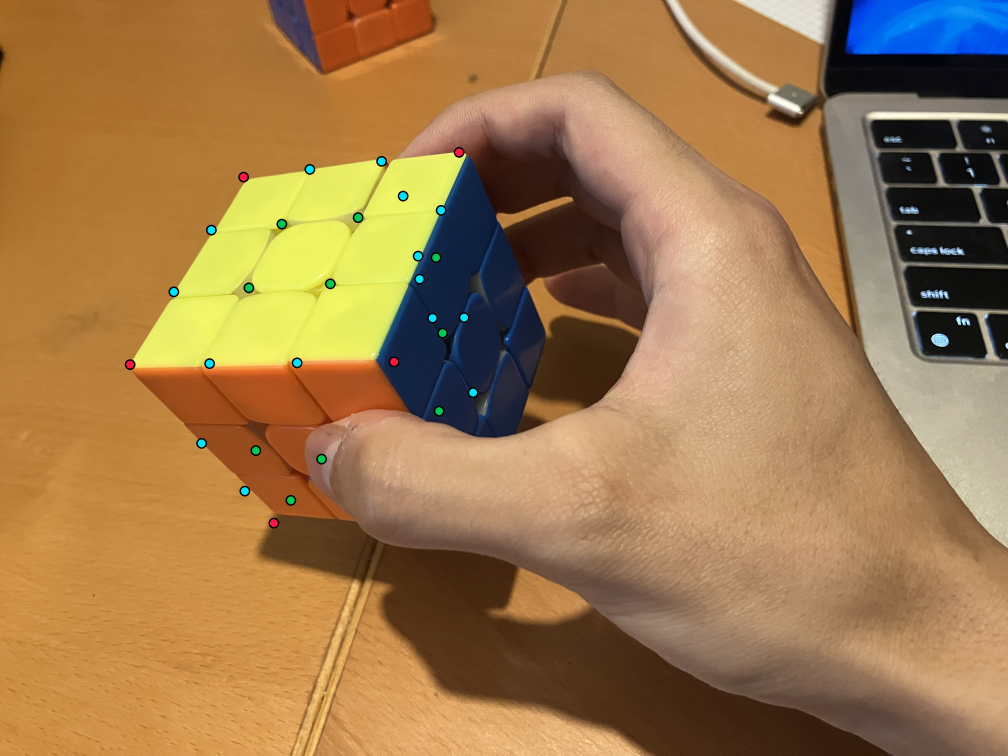
#> input picture IMG_9046_cube_points_all_visible.jpg, 4032 x 3024 px, given in place of the camera (shown at 1/4 size)
$ python test_canny_straight_lines.py
#> lines starting #> are read from the running program, lines starting #| are printed output that depends on the picture; after the words box and inside, x2 and y2 are one past the last pixel; in counts of white or black regions, pixels touching at a corner belong together
"""Visual test for Canny-backed straight, continuous line evidence.

This script is intentionally separate from the recognition pipeline. It opens an
image, video, or webcam source, runs Canny, asks probabilistic Hough for straight
line candidates, then keeps only candidates with enough edge pixels along the
segment and no large unsupported gap.
"""

from __future__ import annotations

import argparse
from dataclasses import dataclass
from pathlib import Path

import cv2
import numpy as np


WINDOW_NAME = "canny straight-line evidence"
TRACKBAR_WINDOW = "line filter controls"


@dataclass(frozen=True)
class LineFilterSettings:
    blur_kernel: int
    canny_low: int
    canny_high: int
    hough_threshold: int
    min_line_length: int
    max_line_gap: int
    min_edge_support: float
    max_missing_gap: int
    sample_step: float


@dataclass(frozen=True)
class ScoredLine:
    endpoints: tuple[int, int, int, int]
    support: float
    longest_gap: int
    accepted: bool


def parse_source(source: str) -> int | str:
    source = source.strip().strip("\"'").strip()
    return int(source) if source.isdigit() else source


def odd_kernel(value: int) -> int:
    value = max(1, int(value))
    return value if value % 2 == 1 else value + 1


def clamp_percent(value: int) -> float:
    return max(0.0, min(100.0, float(value))) / 100.0


def create_trackbars(defaults: LineFilterSettings) -> None:
    cv2.namedWindow(TRACKBAR_WINDOW, cv2.WINDOW_NORMAL)
    cv2.resizeWindow(TRACKBAR_WINDOW, 420, 360)
    cv2.createTrackbar("blur", TRACKBAR_WINDOW, defaults.blur_kernel, 31, lambda _value: None)
    cv2.createTrackbar("canny low", TRACKBAR_WINDOW, defaults.canny_low, 255, lambda _value: None)
    cv2.createTrackbar("canny high", TRACKBAR_WINDOW, defaults.canny_high, 255, lambda _value: None)
    cv2.createTrackbar(
        "hough votes",
        TRACKBAR_WINDOW,
        defaults.hough_threshold,
        200,
        lambda _value: None,
    )
    cv2.createTrackbar(
        "min length",
        TRACKBAR_WINDOW,
        defaults.min_line_length,
        400,
        lambda _value: None,
    )
    cv2.createTrackbar(
        "hough gap",
        TRACKBAR_WINDOW,
        defaults.max_line_gap,
        120,
        lambda _value: None,
    )
    cv2.createTrackbar(
        "support %",
        TRACKBAR_WINDOW,
        int(round(defaults.min_edge_support * 100)),
        100,
        lambda _value: None,
    )
    cv2.createTrackbar(
        "max gap px",
        TRACKBAR_WINDOW,
        defaults.max_missing_gap,
        120,
        lambda _value: None,
    )


def read_trackbar_settings(defaults: LineFilterSettings) -> LineFilterSettings:
    canny_low = cv2.getTrackbarPos("canny low", TRACKBAR_WINDOW)
    canny_high = cv2.getTrackbarPos("canny high", TRACKBAR_WINDOW)
    if canny_low > canny_high:
        canny_low, canny_high = canny_high, canny_low

    return LineFilterSettings(
        blur_kernel=odd_kernel(cv2.getTrackbarPos("blur", TRACKBAR_WINDOW)),
        canny_low=canny_low,
        canny_high=max(canny_high, canny_low + 1),
        hough_threshold=max(1, cv2.getTrackbarPos("hough votes", TRACKBAR_WINDOW)),
        min_line_length=max(1, cv2.getTrackbarPos("min length", TRACKBAR_WINDOW)),
        max_line_gap=max(0, cv2.getTrackbarPos("hough gap", TRACKBAR_WINDOW)),
        min_edge_support=clamp_percent(cv2.getTrackbarPos("support %", TRACKBAR_WINDOW)),
        max_missing_gap=max(0, cv2.getTrackbarPos("max gap px", TRACKBAR_WINDOW)),
        sample_step=defaults.sample_step,
    )


def sample_line_pixels(
    edge_image: np.ndarray,
    x1: int,
    y1: int,
    x2: int,
    y2: int,
    sample_step: float,
) -> np.ndarray:
    length = float(np.hypot(x2 - x1, y2 - y1))
    sample_count = max(2, int(round(length / max(0.25, sample_step))) + 1)
    xs = np.rint(np.linspace(x1, x2, sample_count)).astype(np.int32)
    ys = np.rint(np.linspace(y1, y2, sample_count)).astype(np.int32)
    xs = np.clip(xs, 0, edge_image.shape[1] - 1)
    ys = np.clip(ys, 0, edge_image.shape[0] - 1)
    return edge_image[ys, xs] > 0


def longest_false_run(values: np.ndarray) -> int:
    longest = 0
    current = 0
    for value in values:
        if value:
            current = 0
            continue
        current += 1
        longest = max(longest, current)
    return longest


def score_lines(
    edge_image: np.ndarray,
    lines: np.ndarray | None,
    settings: LineFilterSettings,
) -> list[ScoredLine]:
    if lines is None:
        return []

    scored_lines: list[ScoredLine] = []
    max_gap_samples = int(round(settings.max_missing_gap / max(0.25, settings.sample_step)))
    for raw_line in lines.reshape(-1, 4):
        x1, y1, x2, y2 = (int(value) for value in raw_line)
        edge_samples = sample_line_pixels(edge_image, x1, y1, x2, y2, settings.sample_step)
        support = float(np.mean(edge_samples)) if edge_samples.size else 0.0
        longest_gap = longest_false_run(edge_samples)
        accepted = support >= settings.min_edge_support and longest_gap <= max_gap_samples
        scored_lines.append(
            ScoredLine(
                endpoints=(x1, y1, x2, y2),
                support=support,
                longest_gap=int(round(longest_gap * settings.sample_step)),
                accepted=accepted,
            )
        )
    return scored_lines


def build_edges(frame: np.ndarray, settings: LineFilterSettings) -> np.ndarray:
    gray = cv2.cvtColor(frame, cv2.COLOR_BGR2GRAY)
    if settings.blur_kernel > 1:
        gray = cv2.GaussianBlur(gray, (settings.blur_kernel, settings.blur_kernel), 0)
    return cv2.Canny(gray, settings.canny_low, settings.canny_high)


def detect_scored_lines(frame: np.ndarray, settings: LineFilterSettings) -> tuple[np.ndarray, list[ScoredLine]]:
    edges = build_edges(frame, settings)
    lines = cv2.HoughLinesP(
        edges,
        rho=1,
        theta=np.pi / 180.0,
        threshold=settings.hough_threshold,
        minLineLength=settings.min_line_length,
        maxLineGap=settings.max_line_gap,
    )
    return edges, score_lines(edges, lines, settings)


def draw_overlay(frame: np.ndarray, edges: np.ndarray, lines: list[ScoredLine], show_rejected: bool) -> np.ndarray:
    edge_overlay = cv2.cvtColor(edges, cv2.COLOR_GRAY2BGR)
    edge_overlay[:, :, 0] = np.maximum(edge_overlay[:, :, 0], edges)
    combined = cv2.addWeighted(frame, 0.72, edge_overlay, 0.35, 0)

    accepted_count = 0
    for line in sorted(lines, key=lambda item: item.support):
        x1, y1, x2, y2 = line.endpoints
        if not line.accepted and not show_rejected:
            continue
        color = (40, 220, 60) if line.accepted else (70, 70, 220)
        thickness = 2 if line.accepted else 1
        cv2.line(combined, (x1, y1), (x2, y2), color, thickness, cv2.LINE_AA)
        if line.accepted:
            accepted_count += 1
            cv2.circle(combined, (x1, y1), 3, (255, 255, 255), -1, cv2.LINE_AA)
            cv2.circle(combined, (x2, y2), 3, (255, 255, 255), -1, cv2.LINE_AA)

    label = f"accepted {accepted_count}/{len(lines)}  q/esc quit  space pause  s save"
    cv2.rectangle(combined, (8, 8), (8 + 520, 42), (0, 0, 0), -1)
    cv2.putText(
        combined,
        label,
        (18, 31),
        cv2.FONT_HERSHEY_SIMPLEX,
        0.64,
        (255, 255, 255),
        1,
        cv2.LINE_AA,
    )
    return combined


def resize_for_display(frame: np.ndarray, max_width: int) -> np.ndarray:
    if max_width <= 0 or frame.shape[1] <= max_width:
        return frame
    scale = max_width / frame.shape[1]
    height = int(round(frame.shape[0] * scale))
    return cv2.resize(frame, (max_width, height), interpolation=cv2.INTER_AREA)


def save_debug_image(path: Path, image: np.ndarray) -> None:
    path.parent.mkdir(parents=True, exist_ok=True)
    if not cv2.imwrite(str(path), image):
        raise RuntimeError(f"Could not write debug image to {path}")


def parse_args() -> argparse.Namespace:
    parser = argparse.ArgumentParser(
        description="Visualize Canny edges filtered to straight-ish, continuous-ish line segments."
    )
    parser.add_argument(
        "source",
        nargs="?",
        default="0",
        help="Camera index, image path, or video path. Defaults to webcam 0.",
    )
    parser.add_argument("--blur", type=int, default=5, help="Gaussian blur kernel size.")
    parser.add_argument("--canny-low", type=int, default=60, help="Lower Canny threshold.")
    parser.add_argument("--canny-high", type=int, default=160, help="Upper Canny threshold.")
    parser.add_argument("--hough-threshold", type=int, default=35, help="Minimum Hough votes.")
    parser.add_argument("--min-line-length", type=int, default=35, help="Minimum line length in pixels.")
    parser.add_argument("--max-line-gap", type=int, default=8, help="Maximum Hough gap in pixels.")
    parser.add_argument(
        "--min-edge-support",
        type=float,
        default=0.62,
        help="Minimum fraction of sampled segment pixels that must be Canny edge pixels.",
    )
    parser.add_argument(
        "--max-missing-gap",
        type=int,
        default=12,
        help="Maximum continuous missing edge run along an accepted segment, in pixels.",
    )
    parser.add_argument("--sample-step", type=float, default=1.0, help="Line sampling step in pixels.")
    parser.add_argument("--max-display-width", type=int, default=1280, help="Scale display down to this width.")
    parser.add_argument(
        "--show-rejected",
        action="store_true",
        help="Also draw candidate Hough lines rejected by support/gap filtering.",
    )
    parser.add_argument(
        "--save-path",
        type=Path,
        default=Path("runs/canny_straight_lines_debug.png"),
        help="Path used when pressing s.",
    )
    return parser.parse_args()


def main() -> int:
    args = parse_args()
    defaults = LineFilterSettings(
        blur_kernel=odd_kernel(args.blur),
        canny_low=max(0, args.canny_low),
        canny_high=max(1, args.canny_high),
        hough_threshold=max(1, args.hough_threshold),
        min_line_length=max(1, args.min_line_length),
        max_line_gap=max(0, args.max_line_gap),
        min_edge_support=max(0.0, min(1.0, args.min_edge_support)),
        max_missing_gap=max(0, args.max_missing_gap),
        sample_step=max(0.25, args.sample_step),
    )

    source = parse_source(args.source)
    still_image = None
    capture = None
    if isinstance(source, str) and Path(source).is_file():
        still_image = cv2.imread(source)
        if still_image is None:
            raise RuntimeError(f"Could not read image source: {source}")
    else:
        capture = cv2.VideoCapture(source)
        if not capture.isOpened():
            raise RuntimeError(f"Could not open video source: {source}")

    cv2.namedWindow(WINDOW_NAME, cv2.WINDOW_NORMAL)
    create_trackbars(defaults)

    paused = False
    last_frame = still_image
    last_overlay = None

    while True:
        if still_image is not None:
            frame = still_image.copy()
        elif paused and last_frame is not None:
            frame = last_frame.copy()
        else:
            ok, frame = capture.read()
#> frame is the input picture: shape (3024, 4032, 3); mean B, G, R 77.1, 121.6, 158.9
            if not ok:
                break
            last_frame = frame.copy()

        settings = read_trackbar_settings(defaults)
        edges, lines = detect_scored_lines(frame, settings)
#> in build_edges, `gray = cv2.cvtColor(frame, cv2.COLOR_BGR2GRAY)`:
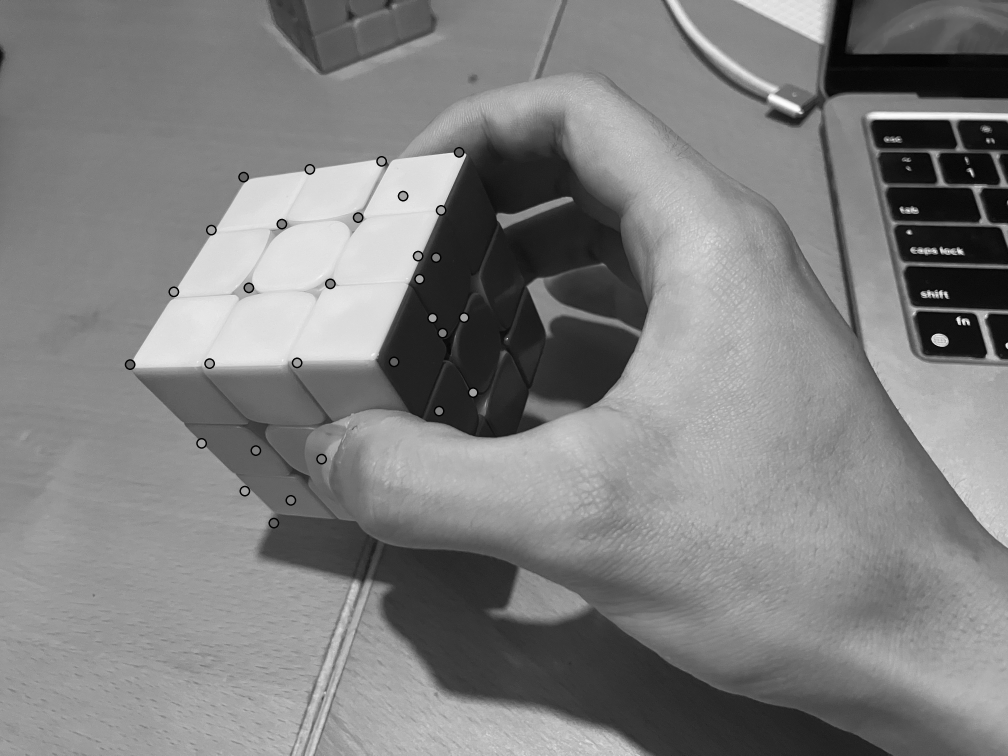
#> gray: shape (3024, 4032) (shown at 1/4 size); min 0, max 254, mean 127.7
#> in build_edges, `return cv2.Canny(gray, settings.canny_low, settings.canny_high)`:
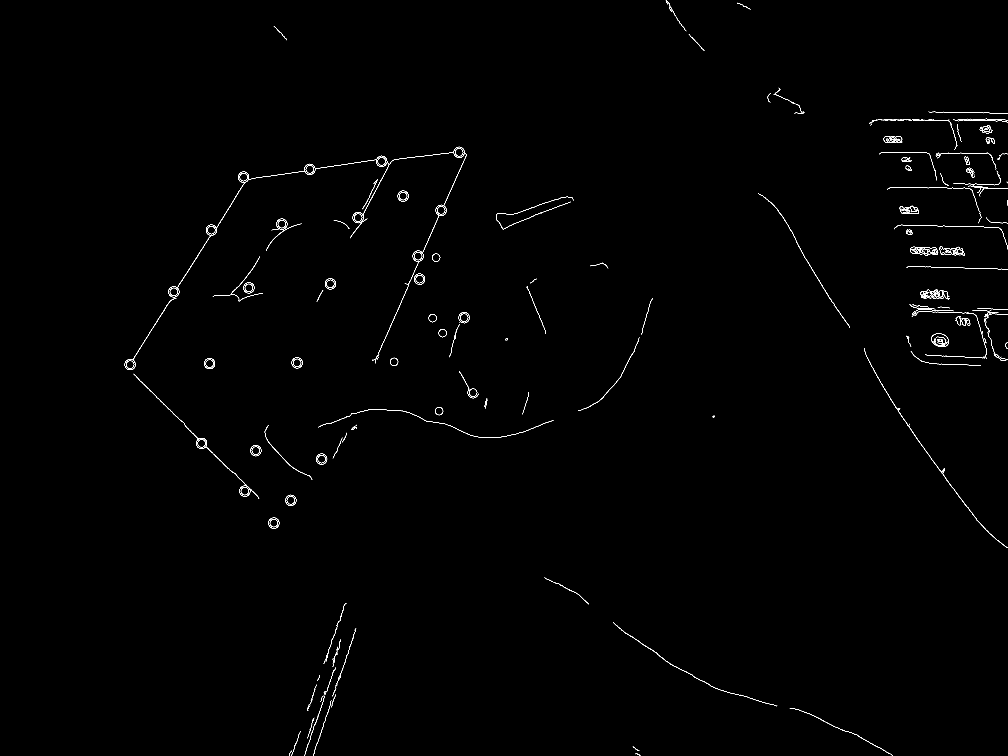
#> returned value: shape (3024, 4032) (shown at 1/4 size); 0.29% white in thin lines or dots, all inside (x1, y1, x2, y2) = (499, 0, 4032, 3024)
#> in detect_scored_lines, `lines = cv2.HoughLinesP( edges, rho=1, theta=np.pi / 180.0, threshold=..`: lines = 206 rows, first 6: [819, 1781, 912, 1874], [727, 1123, 835, 951], [1773, 829, 1865, 621], [1267, 1205, 1290, 1162], [1690, 1012, 1759, 856], [528, 1445, 677, 1207]
#> the loop in score_lines, `for raw_line in lines.reshape(-1, 4):` made 206 passes
#> (x1, y1, x2, y2, length in sample_line_pixels, sample_count in sample_line_pixels, support, longest_gap) on passes 1 to 3: (819, 1781, 912, 1874, 131.5, 133, 0.842, 7), (727, 1123, 835, 951, 203.1, 204, 0.755, 4), (1773, 829, 1865, 621, 227.4, 228, 0.592, 11)
#> after the loop in score_lines, `for raw_line in lines.reshape(-1, 4):`: scored_lines = 206 items
#> lines = 206 items
        overlay = draw_overlay(frame, edges, lines, args.show_rejected)
#> in draw_overlay, `combined = cv2.addWeighted(frame, 0.72, edge_overlay, 0.35, 0)`:
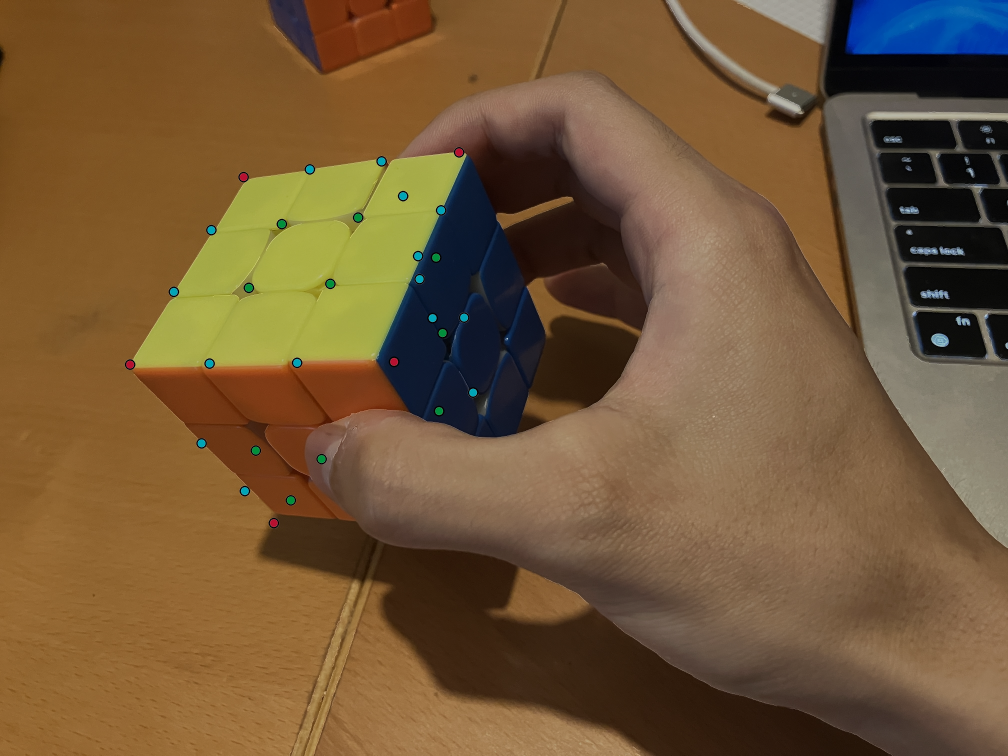
#> combined: shape (3024, 4032, 3) (shown at 1/4 size); mean B, G, R 55.8, 87.8, 114.6
#> the loop in draw_overlay, `for line in sorted(lines, key=lambda item: item.support):` made 206 passes
#> (x1, y1, x2, y2) on passes 1 to 3: (1231, 2843, 1249, 2790), (3755, 1365, 3793, 1375), (3658, 1263, 3673, 1227)
        last_overlay = overlay
        display = resize_for_display(overlay, args.max_display_width)
        cv2.imshow(WINDOW_NAME, display)

        key = cv2.waitKey(0 if still_image is not None or paused else 1) & 0xFF
#> (key q is pressed here)
        if key in (ord("q"), 27):
            break
        if key == ord(" "):
            paused = not paused
        if key == ord("s") and last_overlay is not None:
            save_debug_image(args.save_path, last_overlay)
            print(f"Saved {args.save_path}")

        if still_image is not None and key not in (255,):
            continue

    if capture is not None:
        capture.release()
    cv2.destroyAllWindows()
    return 0


if __name__ == "__main__":
    raise SystemExit(main())
#> (the program exits here)
